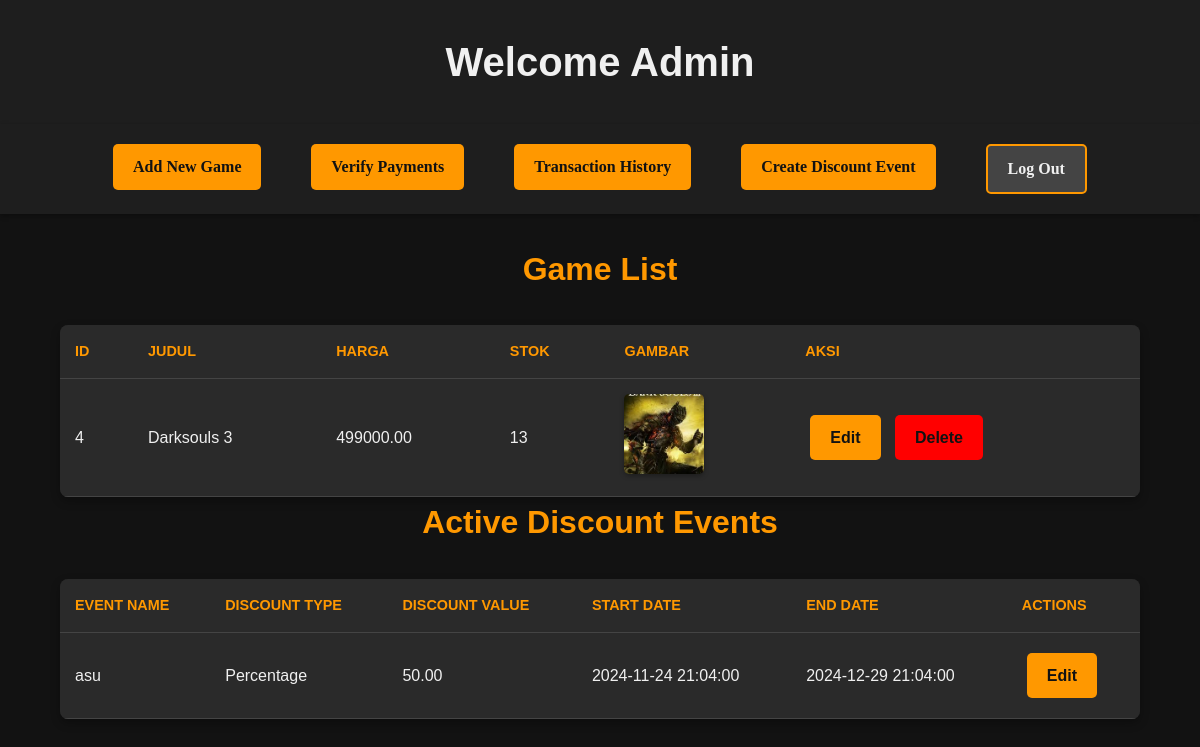
The app's page /admin_dashboard.php (signed in) with its own data.
### tables this page shows
CREATE TABLE `games` (
  `id` int(11) NOT NULL,
  `title` varchar(255) NOT NULL,
  `description` text NOT NULL,
  `price` decimal(10,2) NOT NULL,
  `stock` int(11) NOT NULL,
  `created_at` timestamp NOT NULL DEFAULT current_timestamp(),
  `image` varchar(255) NOT NULL
);

CREATE TABLE `discount_events` (
  `id` int(11) NOT NULL,
  `event_name` varchar(255) NOT NULL,
  `discount_type` enum('percentage','fixed') NOT NULL,
  `discount_value` decimal(10,2) NOT NULL,
  `start_date` datetime NOT NULL,
  `end_date` datetime NOT NULL
);

### admin_dashboard.php (the view, shortened to what this page needs)
<?php
require 'koneksi.php';
$query_games = "SELECT * FROM games";
$games_result = $conn->query($query_games);
?>
<!DOCTYPE html>
<html lang="en">
<head>
</head>
<body>
<header>
    <h1>Welcome Admin</h1>
</header>
<nav>
    <ul>
        <li><a href="add_game.php" class="btn">Add New Game</a></li>
        <li><a href="verify_payments.php" class="btn">Verify Payments</a></li>
        <li><a href="transaction_history_admin.php" class="btn">Transaction History</a></li>
        <li><a href="discount_event.php" class="btn">Create Discount Event</a></li>
        <li><a href="index.php" class="btn-out">Log Out</a></li>
    </ul>
</nav>
<main>
    <h2>Game List</h2>
    <table>
        <tr>
            <th> Id </th>
            <th> Judul </th>
            <th> Harga </th>
            <th> Stok </th>
            <th> Gambar </th>
            <th> Aksi </th>
        </tr>
        <?php while ($game = $games_result->fetch_assoc()) { ?>
            <tr>
                <td><?php echo $game['id']; ?></td>
                <td><?php echo $game['title']; ?></td>
                <td><?php echo $game['price']; ?></td>
                <td><?php echo $game['stock']; ?></td>
                <td>
                    <?php if ($game['image']) { ?>
                        <img src="uploads/<?php echo $game['image']; ?>" alt="Game Image" class="game-image">
                    <?php } else { ?>
                        No image available
                    <?php } ?>
                </td>
                <td>
                    <a href="edit_game.php?id=<?php echo $game['id']; ?>" class="btn">Edit</a>
                    <a href="delete_game.php?id=<?php echo $game['id']; ?>" class="btn btn-danger" onclick="return confirm('Yakin ingin menghapus data ini?')">Delete</a>
                </td>
            </tr>
        <?php } ?>
    </table>
    <h2>Active Discount Events</h2>
    <table>
        <tr>
            <th>Event Name</th>
            <th>Discount Type</th>
            <th>Discount Value</th>
            <th>Start Date</th>
            <th>End Date</th>
            <th>Actions</th>
        </tr>
        <?php
        $current_time = date('Y-m-d H:i:s');
        $events_result = $conn->query("SELECT * FROM discount_events WHERE end_date > '$current_time' ORDER BY start_date ASC");
        while ($event = $events_result->fetch_assoc()) {
            echo '<tr>';
            echo '<td>' . htmlspecialchars($event['event_name']) . '</td>';
            echo '<td>' . ucfirst($event['discount_type']) . '</td>';
            echo '<td>' . $event['discount_value'] . '</td>';
            echo '<td>' . $event['start_date'] . '</td>';
            echo '<td>' . $event['end_date'] . '</td>';
            echo '<td><a href="edit_discount_event.php?id=' . $event['id'] . '" class="btn">Edit</a></td>';
            echo '</tr>';
        }
        ?>
    </table>
</main>
</body>
</html>

### admin_dashboard.php (style rules this page uses)
* { margin: 0; padding: 0; box-sizing: border-box; }
body { font-family: 'Arial', sans-serif; background-color: #121212; color: #f0f0f0; line-height: 1.6; margin-bottom: 100px; }
header { background-color: #1e1e1e; color: #f0f0f0; padding: 30px 0; text-align: center; box-shadow: 0px 2px 5px rgba(0, 0, 0, 0.3); }
header h1 { font-size: 2.5rem; }
nav { background-color: #1e1e1e; padding: 15px; box-shadow: 0px 2px 5px rgba(0, 0, 0, 0.3); }
nav ul { list-style: none; display: flex; justify-content: center; }
nav ul li { margin: 0 20px; }
nav ul li a { color: #ff9800; font-family: 'Press Start 2P', cursive; text-decoration: none; padding: 10px 20px; transition: background-color 0.3s ease; }
main { padding: 30px 0; }
h2 { text-align: center; font-size: 2rem; margin-bottom: 30px; color: #ff9800; }
table { width: 90%; margin: 0 auto; border-collapse: collapse; background-color: #1e1e1e; box-shadow: 0px 4px 10px rgba(0, 0, 0, 0.3); overflow: hidden; border-radius: 8px; }
th, td { padding: 15px; text-align: left; border-bottom: 1px solid #444; }
th { background-color: #2a2a2a; color: #ff9800; text-transform: uppercase; font-size: 0.9rem; }
td { color: #f0f0f0; }
tr:nth-child(even) { background-color: #2a2a2a; }
.game-image { width: 80px; height: 80px; border-radius: 5px; object-fit: cover; box-shadow: 0px 2px 5px rgba(0, 0, 0, 0.3); }
.btn { display: inline-block; padding: 10px 20px; background-color: #ff9800; color: #121212; text-decoration: none; border-radius: 5px; margin: 5px; font-weight: bold; transition: background-color 0.3s ease; text-align: center; }
.btn-danger { background-color: red; }
.btn-out { display: inline-block; padding: 10px 20px; background-color: #444; color: #f0f0f0; text-decoration: none; border: 2px solid #ff9800; border-radius: 5px; margin: 5px; font-weight: bold; transition: background-color 0.3s ease, color 0.3s ease, border-color 0.3s ease; text-align: center; }

### records on screen
games: id "4", title "Darksouls 3", price "499000.00", stock "13", image (picture)
discount_events: event_name "asu", discount_type "Percentage", discount_value "50.00", start_date "2024-11-24 21:04:00", end_date "2024-12-29 21:04:00"
